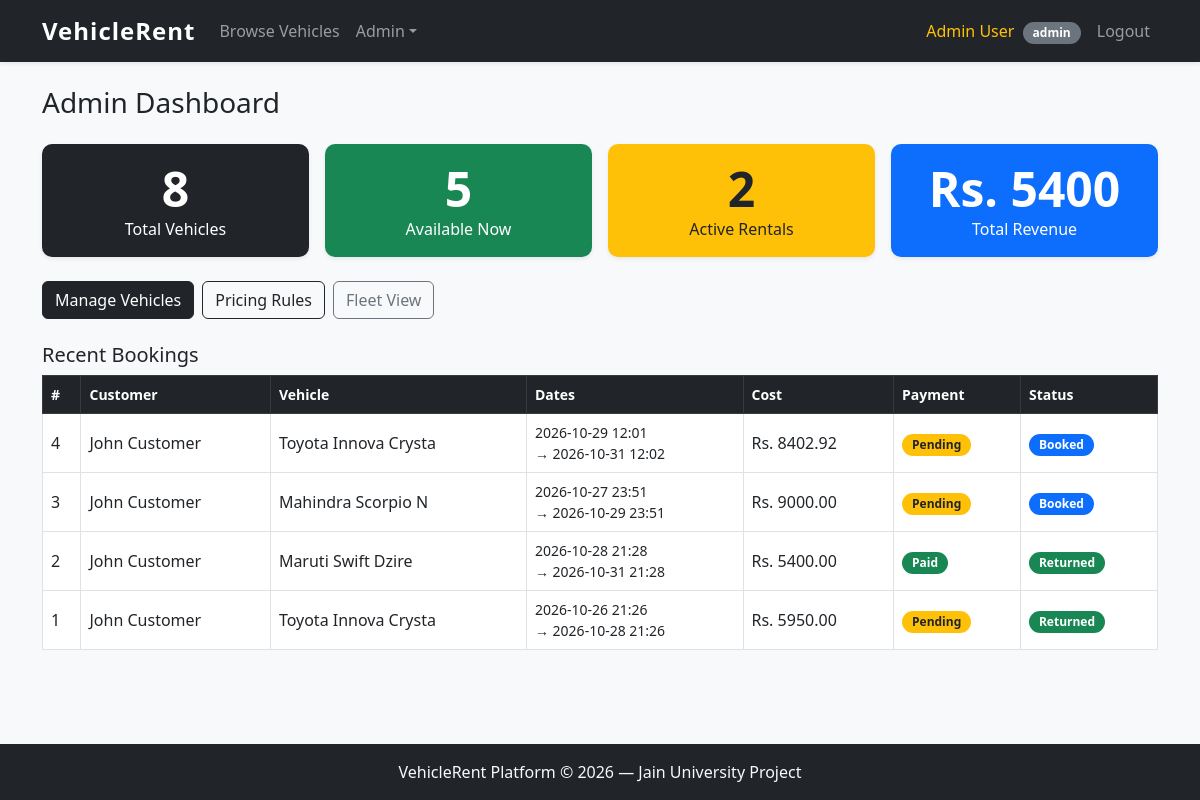
The page /admin/dashboard (signed in) on the database its author committed.
### tables this page shows
CREATE TABLE rental_bookings (
            id              INTEGER PRIMARY KEY AUTOINCREMENT,
            customer_id     INTEGER NOT NULL,
            vehicle_id      INTEGER NOT NULL,
            rental_type     TEXT    NOT NULL DEFAULT 'daily',
            start_datetime  TEXT    NOT NULL,
            end_datetime    TEXT    NOT NULL,
            total_cost      REAL    NOT NULL,
            coupon_code     TEXT    DEFAULT '',
            discount_amount REAL    NOT NULL DEFAULT 0,
            payment_mode    TEXT    NOT NULL,
            payment_status  TEXT    NOT NULL DEFAULT 'pending',
            rental_status   TEXT    NOT NULL DEFAULT 'booked',
            FOREIGN KEY (customer_id) REFERENCES users(id),
            FOREIGN KEY (vehicle_id)  REFERENCES vehicles(id)
        );

CREATE TABLE users (
            id               INTEGER PRIMARY KEY AUTOINCREMENT,
            name             TEXT    NOT NULL,
            email            TEXT    UNIQUE NOT NULL,
            password_hash    TEXT    NOT NULL,
            role             TEXT    NOT NULL DEFAULT 'customer',
            driving_license  TEXT
        );

CREATE TABLE vehicles (
            id                   INTEGER PRIMARY KEY AUTOINCREMENT,
            type                 TEXT    NOT NULL,
            brand                TEXT    NOT NULL,
            model                TEXT    NOT NULL,
            fuel_type            TEXT    NOT NULL,
            seating_capacity     INTEGER NOT NULL,
            price_per_hour       REAL    NOT NULL,
            price_per_day        REAL    NOT NULL,
            availability_status  TEXT    NOT NULL DEFAULT 'available',
            registration_details TEXT,
            fitness_expiry       TEXT,
            insurance_expiry     TEXT,
            photo_path           TEXT
        );

### app.py (the view)
@app.api_route("/admin/dashboard", methods=["GET"])
async def admin_dashboard(request: Request):
    if (r := _require_role(request, "admin")):
        return r
    db = get_db()
    stats = {
        "total_vehicles": db.execute("SELECT COUNT(*) FROM vehicles").fetchone()[0],
        "available":      db.execute(
            'SELECT COUNT(*) FROM vehicles WHERE availability_status = "available"').fetchone()[0],
        "active_rentals": db.execute(
            'SELECT COUNT(*) FROM rental_bookings WHERE rental_status IN ("booked","picked_up")').fetchone()[0],
        "total_revenue":  db.execute(
            'SELECT COALESCE(SUM(total_cost),0) FROM rental_bookings WHERE payment_status = "paid"').fetchone()[0],
    }
    recent = db.execute(
        """SELECT rb.*, u.name AS customer_name, v.brand, v.model
           FROM rental_bookings rb
           JOIN users u ON rb.customer_id = u.id
           JOIN vehicles v ON rb.vehicle_id = v.id
           ORDER BY rb.id DESC LIMIT 10"""
    ).fetchall()
    db.close()
    return templates.TemplateResponse(request, "admin_dashboard.html",
                                      ctx(request, stats=stats, recent_bookings=recent))

### templates/admin_dashboard.html (shortened to what this page needs)
{% extends "base.html" %}
{% block content %}
<h3 class="mb-4">Admin Dashboard</h3>
<div class="row g-3 mb-4">
  <div class="col-md-3">
    <div class="card text-white bg-dark shadow-sm text-center p-3">
      <div class="display-5 fw-bold">{{ stats.total_vehicles }}</div>
      <div>Total Vehicles</div>
    </div>
  </div>
  <div class="col-md-3">
    <div class="card text-white bg-success shadow-sm text-center p-3">
      <div class="display-5 fw-bold">{{ stats.available }}</div>
      <div>Available Now</div>
    </div>
  </div>
  <div class="col-md-3">
    <div class="card text-white bg-warning shadow-sm text-center p-3">
      <div class="display-5 fw-bold text-dark">{{ stats.active_rentals }}</div>
      <div class="text-dark">Active Rentals</div>
    </div>
  </div>
  <div class="col-md-3">
    <div class="card text-white bg-primary shadow-sm text-center p-3">
      <div class="display-5 fw-bold">Rs. {{ "%.0f"|format(stats.total_revenue) }}</div>
      <div>Total Revenue</div>
    </div>
  </div>
</div>
<div class="d-flex gap-2 mb-4">
  <a href="{{ url_for('admin_vehicles') }}" class="btn btn-dark">Manage Vehicles</a>
  <a href="{{ url_for('admin_pricing') }}" class="btn btn-outline-dark">Pricing Rules</a>
  <a href="{{ url_for('fleet_dashboard') }}" class="btn btn-outline-secondary">Fleet View</a>
</div>
<h5>Recent Bookings</h5>
<div class="table-responsive">
  <table class="table table-bordered table-hover align-middle">
    <thead class="table-dark">
      <tr>
        <th>#</th>
        <th>Customer</th>
        <th>Vehicle</th>
        <th>Dates</th>
        <th>Cost</th>
        <th>Payment</th>
        <th>Status</th>
      </tr>
    </thead>
    <tbody>
      {% for b in recent_bookings %}
      <tr>
        <td>{{ b.id }}</td>
        <td>{{ b.customer_name }}</td>
        <td>{{ b.brand }} {{ b.model }}</td>
        <td class="small">{{ b.start_datetime|replace('T',' ') }}<br>→ {{ b.end_datetime|replace('T',' ') }}</td>
        <td>Rs. {{ "%.2f"|format(b.total_cost) }}</td>
        <td>
          <span class="badge {% if b.payment_status == 'paid' %}bg-success{% else %}bg-warning text-dark{% endif %}">
            {{ b.payment_status|title }}
          </span>
        </td>
        <td>
          <span class="badge
            {% if b.rental_status == 'booked' %}bg-primary
            {% elif b.rental_status == 'picked_up' %}bg-info text-dark
            {% elif b.rental_status == 'returned' %}bg-success
            {% else %}bg-secondary{% endif %}">
            {{ b.rental_status|replace('_',' ')|title }}
          </span>
        </td>
      </tr>
      {% else %}
      <tr><td colspan="7" class="text-center text-muted">No bookings yet.</td></tr>
      {% endfor %}
    </tbody>
  </table>
</div>
{% endblock %}

### static/css/style.css (style rules this page uses)
body { background-color: #f8f9fa; font-family: 'Segoe UI', Tahoma, Geneva, Verdana, sans-serif; min-height: 100vh; display: flex; flex-direction: column; }
.badge { font-size: 0.75rem; padding: 5px 10px; border-radius: 20px; }
.card { border: none; border-radius: 10px; }
.table th { font-weight: 600; font-size: 0.875rem; }
.card.bg-dark, .card.bg-success, .card.bg-warning, .card.bg-primary { border-radius: 10px; }

### rows shown on the page
rental_bookings: id "4", customer_name "John Customer", brand "Toyota", model "Innova Crysta", start_datetime "2026-10-29 12:01", end_datetime "2026-10-31 12:02", total_cost "8402.92", payment_status "Pending", rental_status "Booked"
rental_bookings: id "3", customer_name "John Customer", brand "Mahindra", model "Scorpio N", start_datetime "2026-10-27 23:51", end_datetime "2026-10-29 23:51", total_cost "9000.00", payment_status "Pending", rental_status "Booked"
rental_bookings: id "2", customer_name "John Customer", brand "Maruti", model "Swift Dzire", start_datetime "2026-10-28 21:28", end_datetime "2026-10-31 21:28", total_cost "5400.00", payment_status "Paid", rental_status "Returned"
rental_bookings: id "1", customer_name "John Customer", brand "Toyota", model "Innova Crysta", start_datetime "2026-10-26 21:26", end_datetime "2026-10-28 21:26", total_cost "5950.00", payment_status "Pending", rental_status "Returned"

### other values the page prints
{{ session.name }} "Admin User"
{{ session.role }} "admin"
{{ stats.total_vehicles }} "8"
{{ stats.available }} "5"
{{ stats.active_rentals }} "2"
{{ "%.0f"|format(stats.total_revenue) }} "5400"
